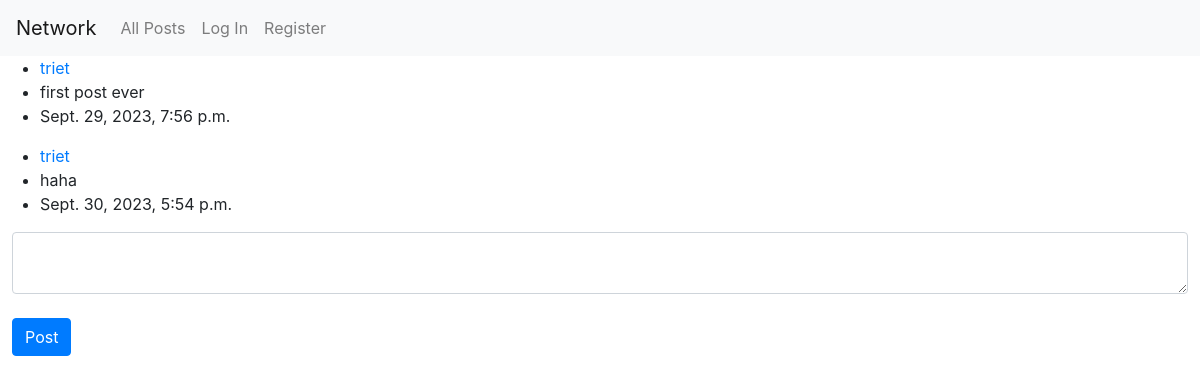
Before: / with the older database file.
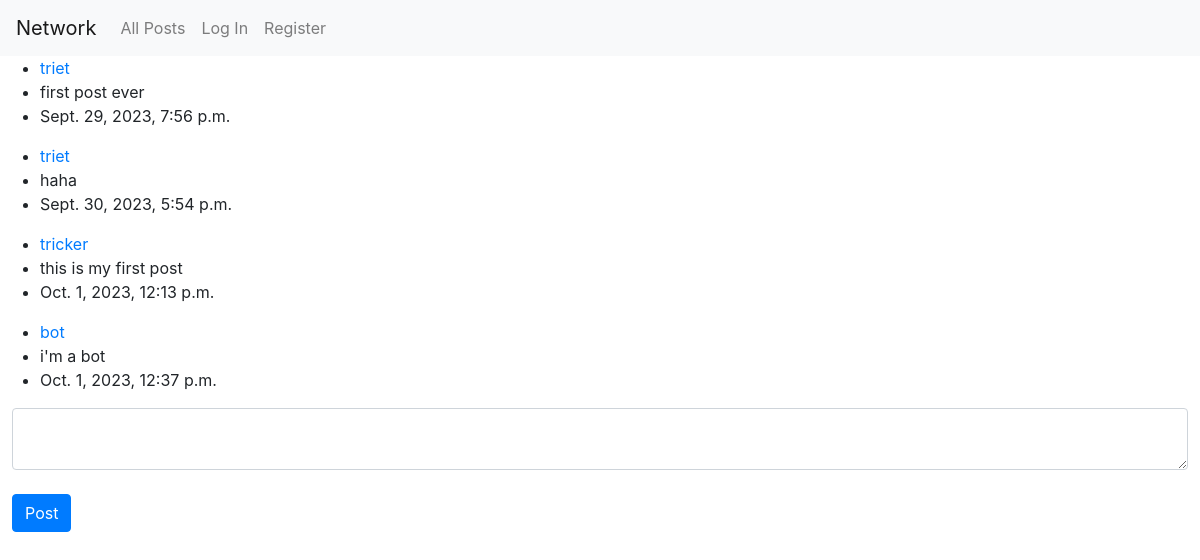
After: the same page with the newer database file.
### network/models.py (models this page shows, shortened)
class Post(models.Model):
    username = models.ForeignKey(User, on_delete=models.CASCADE, related_name="username_post")
    content = models.CharField(max_length=500)
    date = models.DateTimeField(auto_now_add=True)

class User(AbstractUser):
    pass

### network/views.py (the view)
# urls.py: path("", views.index, name="index"),
def index(request):
    posts = Post.objects.all().order_by("date")
    return render(request, "network/index.html", {
        "posts": posts
    })

### network/templates/network/index.html (shortened to what this page needs)
{% extends "network/layout.html" %}
{% block body %}
    {% for post in posts %}
    <ul>
        <li>
            <a href="{% url 'profile' post.username.id %}">{{ post.username }}</a>
        </li>
        <li>{{ post.content }}</li>
        <li>{{ post.date }}</li>
    </ul>
    {% endfor %}
    <div class="new-post-container">
        <form action="{% url 'new_post' %}" method="post">
            <textarea class="form-control" name="post" aria-label="With textarea"></textarea><br>
            <button class="btn btn-primary" type="submit">Post</button>
        </form>
    </div>
{% endblock %}

### network/templates/network/layout.html (shortened to what this page needs)
{% load static %}
<!DOCTYPE html>
<html lang="en">
    <head>
        <link rel="stylesheet" href="https://stackpath.bootstrapcdn.com/bootstrap/4.4.1/css/bootstrap.min.css">
        <link href="{% static 'network/styles.css' %}" rel="stylesheet">
    </head>
    <body>
        <nav class="navbar navbar-expand-lg navbar-light bg-light">
            <a class="navbar-brand" href="#">Network</a>
            <div>
              <ul class="navbar-nav mr-auto">
                <li class="nav-item">
                  <a class="nav-link" href="{% url 'index' %}">All Posts</a>
                </li>
                {% if user.is_authenticated %}
                    <li class="nav-item">
                        <a class="nav-link" href="{% url 'following' %}">Following</a>
                    </li>
                    <li class="nav-item">
                        <a class="nav-link" href="{% url 'logout' %}">Log Out</a>
                    </li>
                {% else %}
                    <li class="nav-item">
                        <a class="nav-link" href="{% url 'login' %}">Log In</a>
                    </li>
                    <li class="nav-item">
                        <a class="nav-link" href="{% url 'register' %}">Register</a>
                    </li>
                {% endif %}
              </ul>
            </div>
          </nav>
        <div class="body">
            {% block body %}
            {% endblock %}
        </div>
    </body>
</html>

### network/templates/network/index.html (style rules this page uses)
.new-post-container { margin-left: 1%; margin-right: 1%; }

Changed rows visible on the page:
added Post: username "tricker", content "this is my first post", date "Oct. 1, 2023, 12:13 p.m."
added Post: username "bot", content "i'm a bot", date "Oct. 1, 2023, 12:37 p.m."
